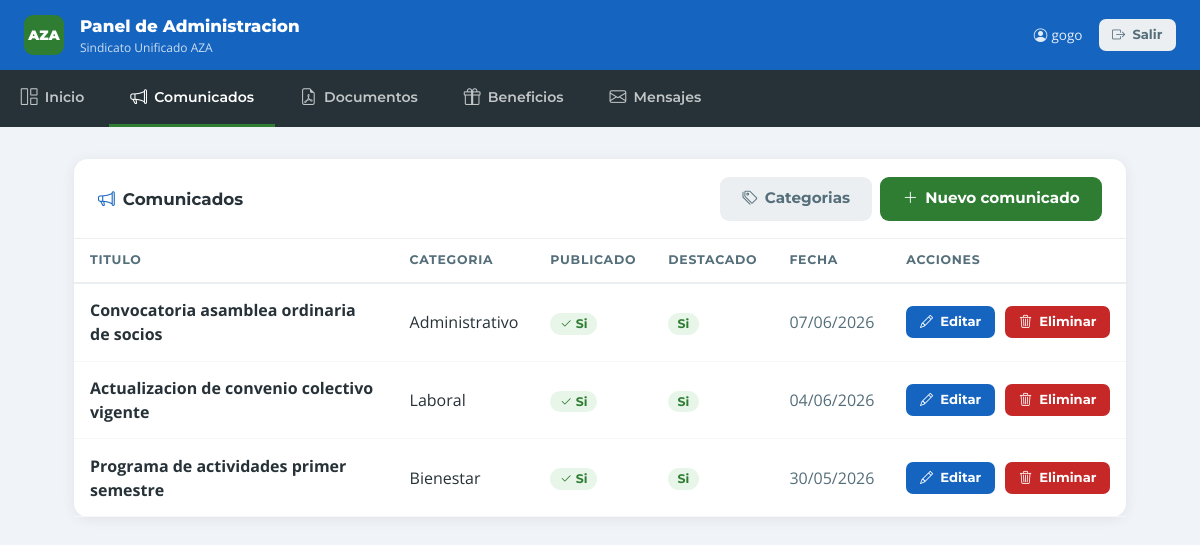
/panel/comunicados/ (signed in), run on the app's committed database.
### apps/comunicados/models.py (models this page shows, shortened)
class Comunicado(models.Model):
    categoria = models.ForeignKey(
        CategoriaComunicado,
        on_delete=models.PROTECT,
        related_name="comunicados",
        verbose_name="categoria",
    )
    titulo = models.CharField("titulo", max_length=180)
    slug = models.SlugField("slug", max_length=200, unique=True, blank=True)
    extracto = models.CharField("extracto", max_length=300)
    contenido = models.TextField("contenido")
    imagen = models.ImageField(
        "imagen",
        upload_to=comunicado_image_upload_to,
        blank=True,
        null=True,
    )
    publicado = models.BooleanField("publicado", default=False)
    destacado = models.BooleanField("destacado", default=False)
    fecha_publicacion = models.DateTimeField(
        "fecha de publicacion",
        default=timezone.now,
        help_text="Se usa para ordenar y publicar el comunicado.",
    )
    created_at = models.DateTimeField("creado", auto_now_add=True)
    updated_at = models.DateTimeField("actualizado", auto_now=True)
    class Meta:
        verbose_name = "comunicado"
        verbose_name_plural = "comunicados"
        ordering = ["-fecha_publicacion", "-created_at"]

class CategoriaComunicado(models.Model):
    nombre = models.CharField("nombre", max_length=100, unique=True)
    slug = models.SlugField("slug", max_length=120, unique=True, blank=True)
    descripcion = models.CharField("descripcion", max_length=180, blank=True)
    activo = models.BooleanField("activa", default=True)
    created_at = models.DateTimeField("creada", auto_now_add=True)
    class Meta:
        verbose_name = "categoria de comunicado"
        verbose_name_plural = "categorias de comunicados"
        ordering = ["nombre"]
    def __str__(self):
        return self.nombre

### apps/panel/views.py (the view)
# urls.py: path("comunicados/", views.comunicados_list, name="comunicados_list"),
@staff_required
def comunicados_list(request):
    qs = Comunicado.objects.select_related("categoria").order_by("-fecha_publicacion")
    return render(request, "panel/comunicados/list.html", {**base_ctx(), "comunicados": qs})

### apps/core/context_processors.py (called while the page is built)
def site_configuration(request):
    return {
        "site_configuration": SiteConfiguration.get_solo(),
    }

### apps/panel/views.py (called while the page is built)
def staff_required(view_func):
    @wraps(view_func)
    def wrapper(request, *args, **kwargs):
        if not request.user.is_authenticated:
            return redirect(f"/panel/login/?next={request.path}")
        if not request.user.is_staff:
            return redirect("/panel/login/")
        return view_func(request, *args, **kwargs)
    return wrapper

def base_ctx():
    return {"mensajes_sin_leer": MensajeContacto.objects.filter(leido=False).count()}

### apps/siteconfig/models.py (called while the page is built)
    @classmethod
    def get_solo(cls):
        return cls.objects.first()

### templates/panel/comunicados/list.html (shortened to what this page needs)
{% extends "panel/base_panel.html" %}
{% block content %}
<div class="p-card">
    <div class="p-card-header">
        <h1 class="p-card-title"><i class="bi bi-megaphone me-2" style="color:#1565C0;"></i>Comunicados</h1>
        <div style="display:flex;gap:0.5rem;flex-wrap:wrap;">
            <a href="{% url 'panel:categorias_comunicado' %}" class="btn-p-gris">
                <i class="bi bi-tags"></i>Categorias
            </a>
            <a href="{% url 'panel:comunicados_create' %}" class="btn-p-verde">
                <i class="bi bi-plus-lg"></i>Nuevo comunicado
            </a>
        </div>
    </div>
    <div style="overflow-x:auto;">
        {% if comunicados %}
        <table class="p-table">
            <thead>
                <tr>
                    <th>Titulo</th>
                    <th>Categoria</th>
                    <th>Publicado</th>
                    <th>Destacado</th>
                    <th>Fecha</th>
                    <th>Acciones</th>
                </tr>
            </thead>
            <tbody>
                {% for c in comunicados %}
                <tr>
                    <td style="max-width:320px;">
                        <strong>{{ c.titulo }}</strong>
                    </td>
                    <td>{{ c.categoria }}</td>
                    <td>
                        {% if c.publicado %}
                            <span class="badge-si"><i class="bi bi-check2"></i> Si</span>
                        {% else %}
                            <span class="badge-no">Borrador</span>
                        {% endif %}
                    </td>
                    <td>
                        {% if c.destacado %}
                            <span class="badge-si">Si</span>
                        {% else %}
                            <span style="color:#90A4AE;">No</span>
                        {% endif %}
                    </td>
                    <td style="white-space:nowrap;color:#546E7A;">{{ c.fecha_publicacion|date:"d/m/Y" }}</td>
                    <td class="acciones">
                        <a href="{% url 'panel:comunicados_edit' c.pk %}" class="btn-p-azul btn-p-sm">
                            <i class="bi bi-pencil"></i>Editar
                        </a>
                        <a href="{% url 'panel:comunicados_delete' c.pk %}" class="btn-p-rojo btn-p-sm" style="margin-left:0.4rem;">
                            <i class="bi bi-trash3"></i>Eliminar
                        </a>
                    </td>
                </tr>
                {% endfor %}
            </tbody>
        </table>
        {% endif %}
    </div>
</div>
{% endblock %}

### templates/panel/base_panel.html (shortened to what this page needs)
<!doctype html>
<html lang="es">
<head>
    <link href="https://cdn.jsdelivr.net/npm/bootstrap@5.3.3/dist/css/bootstrap.min.css" rel="stylesheet">
    <link rel="stylesheet" href="https://cdn.jsdelivr.net/npm/bootstrap-icons@1.11.3/font/bootstrap-icons.min.css">
</head>
<body>
<div class="p-header">
    <div class="d-flex align-items-center gap-3">
        <div class="p-brand-badge">AZA</div>
        <div>
            <div class="p-brand-name">Panel de Administracion</div>
            <div class="p-brand-sub">Sindicato Unificado AZA</div>
        </div>
    </div>
    <div class="d-flex align-items-center gap-3">
        <span class="p-user d-none d-sm-inline">
            <i class="bi bi-person-circle me-1"></i>{{ request.user.get_full_name|default:request.user.username }}
        </span>
        <form method="post" action="{% url 'panel:logout' %}" style="display:inline;">
            <button type="submit" class="btn-p-gris btn-p-sm">
                <i class="bi bi-box-arrow-right"></i>Salir
            </button>
        </form>
    </div>
</div>
<nav class="p-nav">
    <a href="{% url 'panel:dashboard' %}" class="{% if request.resolver_match.url_name == 'dashboard' %}activo{% endif %}">
        <i class="bi bi-grid-1x2"></i>Inicio
    </a>
    <a href="{% url 'panel:comunicados_list' %}" class="{% if 'comunicado' in request.resolver_match.url_name %}activo{% endif %}">
        <i class="bi bi-megaphone"></i>Comunicados
    </a>
    <a href="{% url 'panel:documentos_list' %}" class="{% if 'documento' in request.resolver_match.url_name %}activo{% endif %}">
        <i class="bi bi-file-earmark-pdf"></i>Documentos
    </a>
    <a href="{% url 'panel:beneficios_list' %}" class="{% if 'beneficio' in request.resolver_match.url_name %}activo{% endif %}">
        <i class="bi bi-gift"></i>Beneficios
    </a>
    <a href="{% url 'panel:mensajes_list' %}" class="{% if 'mensaje' in request.resolver_match.url_name %}activo{% endif %}">
        <i class="bi bi-envelope"></i>Mensajes
    </a>
</nav>
<div class="p-content">
    {% block content %}{% endblock %}
</div>
</body>
</html>

### templates/panel/base_panel.html (style rules this page uses)
body { font-family: 'Open Sans', sans-serif; font-size: 17px; background: #F0F4F8; color: #263238; }
.p-header { background: #1565C0; color: #fff; padding: 0.85rem 1.5rem; display: flex; align-items: center; justify-content: space-between; }
.p-brand-badge { width: 40px; height: 40px; background: #2E7D32; border-radius: 9px; display: flex; align-items: center; justify-content: center; font-family: 'Montserrat', sans-serif; font-weight: 900; font-size: 0.85rem; color: #fff; flex-shrink: 0; }
.p-brand-name { font-family: 'Montserrat', sans-serif; font-weight: 800; font-size: 1.05rem; }
.p-brand-sub { font-size: 0.75rem; opacity: 0.78; }
.p-user { font-size: 0.85rem; opacity: 0.88; }
.p-nav { background: #263238; overflow-x: auto; white-space: nowrap; }
.p-nav a { display: inline-flex; align-items: center; gap: 0.45rem; padding: 0.9rem 1.3rem; color: rgba(255,255,255,0.72); text-decoration: none; font-family: 'Montserrat', sans-serif; font-weight: 600; font-size: 0.88rem; border-bottom: 3px solid transparent; transition: color 0.2s, border-color 0.2s; }
.p-nav a.activo { color: #fff; border-bottom-color: #2E7D32; }
.p-nav a i { font-size: 1.05rem; }
.p-content { padding: 2rem 1.5rem; max-width: 1100px; margin: 0 auto; }
.p-card { background: #fff; border-radius: 14px; box-shadow: 0 2px 14px rgba(0,0,0,0.07); margin-bottom: 1.5rem; }
.p-card-header { padding: 1.1rem 1.5rem; border-bottom: 1px solid #ECEFF1; display: flex; align-items: center; justify-content: space-between; flex-wrap: wrap; gap: 0.75rem; }
.p-card-title { font-family: 'Montserrat', sans-serif; font-weight: 700; font-size: 1.05rem; color: #263238; margin: 0; }
.p-table { width: 100%; border-collapse: collapse; }
.p-table th { font-family: 'Montserrat', sans-serif; font-weight: 700; font-size: 0.78rem; text-transform: uppercase; letter-spacing: 0.06em; color: #546E7A; padding: 0.75rem 1rem; border-bottom: 2px solid #ECEFF1; text-align: left; }
.p-table td { padding: 0.9rem 1rem; border-bottom: 1px solid #F5F7FA; vertical-align: middle; font-size: 1rem; }
.p-table .acciones { white-space: nowrap; }
.btn-p-verde { background: #2E7D32; border: none; color: #fff; font-family: 'Montserrat', sans-serif; font-weight: 700; font-size: 0.95rem; padding: 0.65rem 1.4rem; border-radius: 9px; display: inline-flex; align-items: center; gap: 0.45rem; cursor: pointer; text-decoration: none; transition: background 0.2s; }
.btn-p-azul { background: #1565C0; border: none; color: #fff; font-family: 'Montserrat', sans-serif; font-weight: 700; font-size: 0.95rem; padding: 0.65rem 1.4rem; border-radius: 9px; display: inline-flex; align-items: center; gap: 0.45rem; cursor: pointer; text-decoration: none; transition: background 0.2s; }
.btn-p-rojo { background: #C62828; border: none; color: #fff; font-family: 'Montserrat', sans-serif; font-weight: 700; font-size: 0.95rem; padding: 0.65rem 1.4rem; border-radius: 9px; display: inline-flex; align-items: center; gap: 0.45rem; cursor: pointer; text-decoration: none; transition: background 0.2s; }
.btn-p-gris { background: #ECEFF1; border: none; color: #546E7A; font-family: 'Montserrat', sans-serif; font-weight: 700; font-size: 0.95rem; padding: 0.65rem 1.4rem; border-radius: 9px; display: inline-flex; align-items: center; gap: 0.45rem; cursor: pointer; text-decoration: none; transition: background 0.2s; }
.btn-p-sm { padding: 0.38rem 0.85rem; font-size: 0.82rem; border-radius: 7px; }
.badge-si { background: #E8F5E9; color: #2E7D32; border-radius: 50px; padding: 0.28em 0.75em; font-size: 0.78rem; font-weight: 700; font-family: 'Montserrat', sans-serif; }

### data on the page
Comunicado: titulo "Convocatoria asamblea ordinaria de socios", categoria "Administrativo", publicado True (drawn), destacado "Si", fecha_publicacion "07/06/2026"
Comunicado: titulo "Actualizacion de convenio colectivo vigente", categoria "Laboral", publicado True (drawn), destacado "Si", fecha_publicacion "04/06/2026"
Comunicado: titulo "Programa de actividades primer semestre", categoria "Bienestar", publicado True (drawn), destacado "Si", fecha_publicacion "30/05/2026"

### other printed values
{{ request.user.get_full_name|default:request.user.username }} "gogo"
